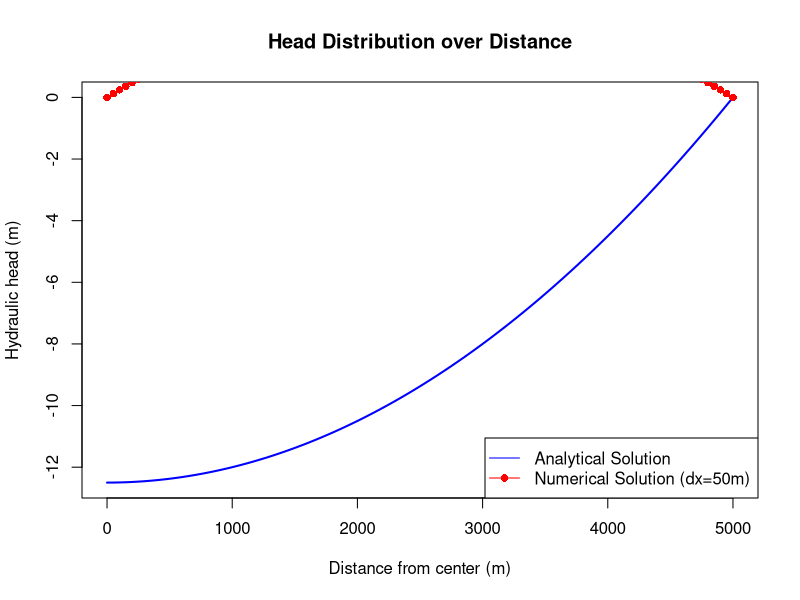

Generate this figure with R:
# Parameters
T <- 2000  # Transmissivity (m^2/d)
L <- 5000  # Length of the island (m)
R <- 0.002 # Recharge (m/d)
dx <- 50   # Grid spacing (m)

# Analytical solution
x_analytical <- seq(0, L, length.out = 100)
h_analytical <- (R / (2 * T)) * (x_analytical^2 - L^2)

# Numerical solution using finite differences
N <- L / dx # Number of grid points
x_numerical <- seq(0, L, by = dx)

# Initialize head array
h_numerical <- rep(0, length(x_numerical))

# Matrix A and vector b for the system Ah = b
A <- matrix(0, nrow = N + 1, ncol = N + 1)
b <- rep(0, N + 1)

# Fill the matrix A and vector b
for (i in 2:N) {
  A[i, i-1] <- T / dx^2
  A[i, i]   <- -2 * T / dx^2
  A[i, i+1] <- T / dx^2
  b[i] <- -R
}

# Boundary conditions
A[1, 1] <- 1           # dh/dx = 0 at x = 0 (symmetry condition)
A[N+1, N+1] <- 1       # h(L) = 0 at x = L

# Solve the system of equations Ah = b
h_numerical <- solve(A, b)

# Set plot margins
#par(mar = c(2, 4, 2, 2))  # Adjust margins as needed (bottom, left, top, right)
# Plot results
plot(x_analytical, h_analytical, type = "l", col = "blue", lwd = 2,
     xlab = "Distance from center (m)", ylab = "Hydraulic head (m)",
     main = "Head Distribution over Distance")
points(x_numerical, h_numerical, col = "red", pch = 16)
legend("bottomright", legend = c("Analytical Solution", "Numerical Solution (dx=50m)"),
       col = c("blue", "red"), lty = 1, pch = c(NA, 16))
